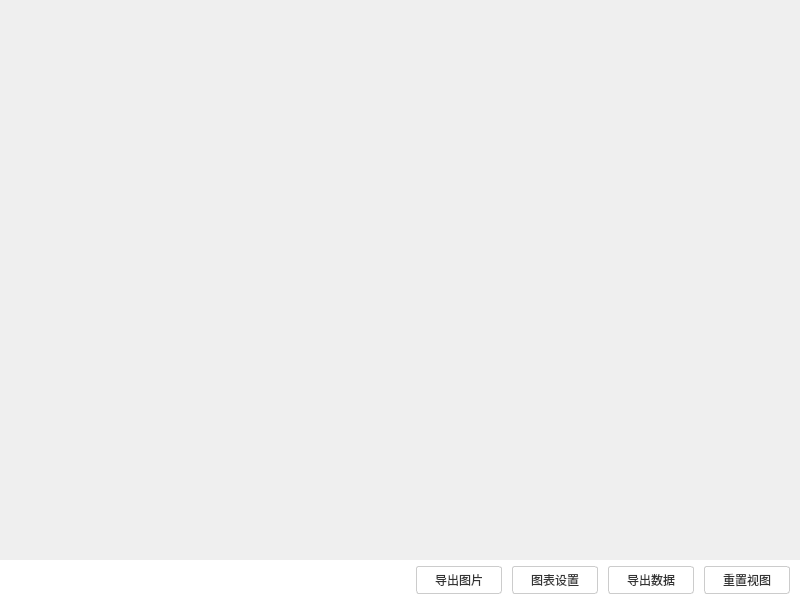
<?xml version="1.0" encoding="UTF-8"?>
<ui version="4.0">
 <class>ChartWidget</class>
 <widget class="QWidget" name="ChartWidget">
  <property name="geometry">
   <rect>
    <x>0</x>
    <y>0</y>
    <width>800</width>
    <height>600</height>
   </rect>
  </property>
  <property name="windowTitle">
   <string>ChartWidget</string>
  </property>
  <property name="styleSheet">
   <string notr="true">/* 全局字体黑色 */
QWidget {
        color: black;
        font-family: &quot;Microsoft YaHei&quot;;
}

/* 针对弹出窗口和消息框的样式增强 */
QMessageBox {
        background-color: white;
        color: black;
}
QMessageBox QLabel {
        color: black;
}
QDialog {
        background-color: white;
        color: black;
}

/* 按钮样式 */
QPushButton {
        color: #333333;
        background-color: #ffffff;
        border: 1px solid #cccccc;
        border-radius: 3px;
        padding: 4px 12px;
        min-width: 60px;
}
QPushButton:hover {
        background-color: #f5f5f5;
        border-color: #0078d7;
        color: #0078d7;
}
QPushButton:pressed {
        background-color: #e6e6e6;
        border-color: #005a9e;
}

/* 下拉框、输入框等 */
QLineEdit, QSpinBox, QDoubleSpinBox, QComboBox {
        color: black;
        background-color: white;
        border: 1px solid #a0a0a0;
        selection-background-color: #0078d7;
        selection-color: white;
}</string>
  </property>
  <layout class="QVBoxLayout" name="verticalLayout">
   <property name="spacing">
    <number>0</number>
   </property>
   <property name="leftMargin">
    <number>0</number>
   </property>
   <property name="topMargin">
    <number>0</number>
   </property>
   <property name="rightMargin">
    <number>0</number>
   </property>
   <property name="bottomMargin">
    <number>0</number>
   </property>
   <item>
    <widget class="MouseZoom" name="chartArea" native="true">
     <property name="sizePolicy">
      <sizepolicy hsizetype="Expanding" vsizetype="Expanding">
       <horstretch>0</horstretch>
       <verstretch>0</verstretch>
      </sizepolicy>
     </property>
    </widget>
   </item>
   <item>
    <widget class="QFrame" name="frame_Toolbar">
     <property name="minimumSize">
      <size>
       <width>0</width>
       <height>40</height>
      </size>
     </property>
     <property name="maximumSize">
      <size>
       <width>16777215</width>
       <height>40</height>
      </size>
     </property>
     <property name="styleSheet">
      <string notr="true">QFrame#frame_Toolbar {
        background-color: white;
        border: none; /* 移除顶部边框，实现无缝连接 */
}</string>
     </property>
     <property name="frameShape">
      <enum>QFrame::NoFrame</enum>
     </property>
     <property name="frameShadow">
      <enum>QFrame::Raised</enum>
     </property>
     <layout class="QHBoxLayout" name="horizontalLayout">
      <property name="spacing">
       <number>10</number>
      </property>
      <property name="leftMargin">
       <number>10</number>
      </property>
      <property name="topMargin">
       <number>5</number>
      </property>
      <property name="rightMargin">
       <number>10</number>
      </property>
      <property name="bottomMargin">
       <number>5</number>
      </property>
      <item>
       <spacer name="horizontalSpacer">
        <property name="orientation">
         <enum>Qt::Horizontal</enum>
        </property>
        <property name="sizeHint" stdset="0">
         <size>
          <width>40</width>
          <height>20</height>
         </size>
        </property>
       </spacer>
      </item>
      <item>
       <widget class="QPushButton" name="btnExportImg">
        <property name="text">
         <string>导出图片</string>
        </property>
       </widget>
      </item>
      <item>
       <widget class="QPushButton" name="btnChartSettings">
        <property name="text">
         <string>图表设置</string>
        </property>
       </widget>
      </item>
      <item>
       <widget class="QPushButton" name="btnExportData">
        <property name="text">
         <string>导出数据</string>
        </property>
       </widget>
      </item>
      <item>
       <widget class="QPushButton" name="btnResetView">
        <property name="text">
         <string>重置视图</string>
        </property>
       </widget>
      </item>
     </layout>
    </widget>
   </item>
  </layout>
 </widget>
 <customwidgets>
  <customwidget>
   <class>MouseZoom</class>
   <extends>QWidget</extends>
   <header>mousezoom.h</header>
   <container>1</container>
  </customwidget>
 </customwidgets>
 <resources/>
 <connections/>
</ui>
